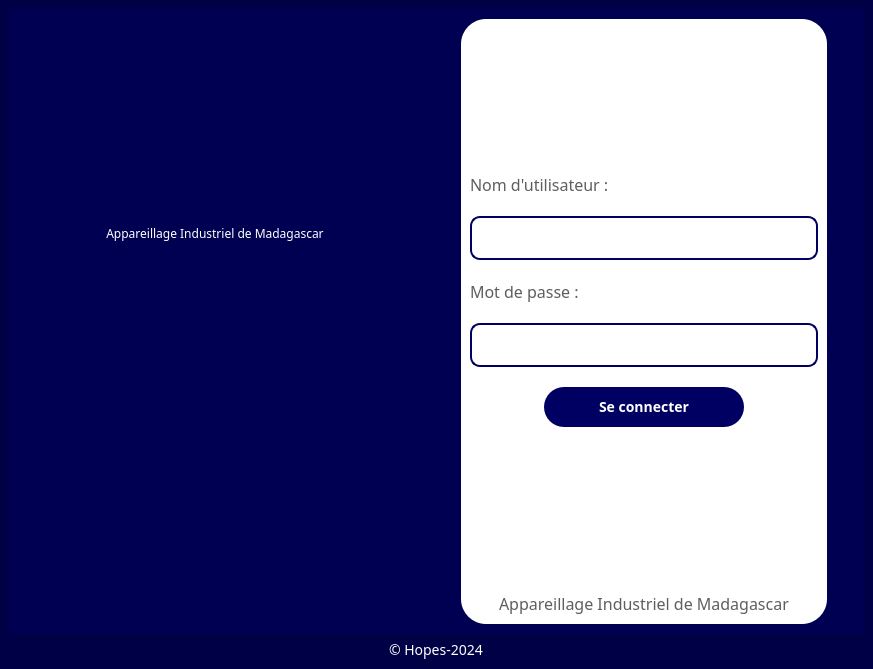
<?xml version="1.0" encoding="UTF-8"?>
<ui version="4.0">
 <class>MainWindow</class>
 <widget class="QMainWindow" name="MainWindow">
  <property name="geometry">
   <rect>
    <x>0</x>
    <y>0</y>
    <width>873</width>
    <height>666</height>
   </rect>
  </property>
  <property name="font">
   <font>
    <family>Rockwell</family>
    <weight>75</weight>
    <bold>true</bold>
   </font>
  </property>
  <property name="windowTitle">
   <string>AIM-LOGIN</string>
  </property>
  <property name="windowIcon">
   <iconset>
    <normaloff>AIM.JPG</normaloff>AIM.JPG</iconset>
  </property>
  <property name="windowOpacity">
   <double>3.000000000000000</double>
  </property>
  <property name="styleSheet">
   <string notr="true">background:rgb(255, 255, 255);
font-family:Rockwell</string>
  </property>
  <property name="tabShape">
   <enum>QTabWidget::Rounded</enum>
  </property>
  <widget class="QWidget" name="centralwidget">
   <property name="styleSheet">
    <string notr="true">#header, #footer{
	background:rgb(0, 0, 70);

	}
QWidget {
	height: 150px;
	border:0px solid red;
}
QLabel {
	border:0px solid red;
}

#widget_connexion {
	border-radius:25px;
}

#body{
	background:rgb(0, 0, 83)
}</string>
   </property>
   <layout class="QVBoxLayout" name="verticalLayout">
    <property name="spacing">
     <number>10</number>
    </property>
    <property name="leftMargin">
     <number>0</number>
    </property>
    <property name="topMargin">
     <number>0</number>
    </property>
    <property name="rightMargin">
     <number>0</number>
    </property>
    <property name="bottomMargin">
     <number>0</number>
    </property>
    <item>
     <widget class="QWidget" name="footer" native="true">
      <property name="styleSheet">
       <string notr="true"/>
      </property>
      <layout class="QVBoxLayout" name="verticalLayout_3">
       <item>
        <widget class="QWidget" name="body" native="true">
         <property name="sizePolicy">
          <sizepolicy hsizetype="Preferred" vsizetype="Expanding">
           <horstretch>0</horstretch>
           <verstretch>0</verstretch>
          </sizepolicy>
         </property>
         <property name="minimumSize">
          <size>
           <width>855</width>
           <height>625</height>
          </size>
         </property>
         <property name="styleSheet">
          <string notr="true"/>
         </property>
         <layout class="QHBoxLayout" name="horizontalLayout_3">
          <property name="spacing">
           <number>50</number>
          </property>
          <property name="sizeConstraint">
           <enum>QLayout::SetMinimumSize</enum>
          </property>
          <property name="leftMargin">
           <number>10</number>
          </property>
          <property name="topMargin">
           <number>10</number>
          </property>
          <property name="rightMargin">
           <number>10</number>
          </property>
          <property name="bottomMargin">
           <number>10</number>
          </property>
          <item>
           <spacer name="horizontalSpacer_5">
            <property name="orientation">
             <enum>Qt::Horizontal</enum>
            </property>
            <property name="sizeType">
             <enum>QSizePolicy::Preferred</enum>
            </property>
            <property name="sizeHint" stdset="0">
             <size>
              <width>40</width>
              <height>20</height>
             </size>
            </property>
           </spacer>
          </item>
          <item>
           <widget class="QWidget" name="verticalWidget" native="true">
            <property name="sizePolicy">
             <sizepolicy hsizetype="Preferred" vsizetype="Fixed">
              <horstretch>0</horstretch>
              <verstretch>0</verstretch>
             </sizepolicy>
            </property>
            <property name="minimumSize">
             <size>
              <width>337</width>
              <height>322</height>
             </size>
            </property>
            <property name="styleSheet">
             <string notr="true">border:1px solid rgb(0, 0, 83);
background:none;

</string>
            </property>
            <layout class="QVBoxLayout" name="verticalLayout_4">
             <property name="sizeConstraint">
              <enum>QLayout::SetNoConstraint</enum>
             </property>
             <item>
              <widget class="QLabel" name="label_6">
               <property name="sizePolicy">
                <sizepolicy hsizetype="MinimumExpanding" vsizetype="Preferred">
                 <horstretch>0</horstretch>
                 <verstretch>0</verstretch>
                </sizepolicy>
               </property>
               <property name="minimumSize">
                <size>
                 <width>320</width>
                 <height>128</height>
                </size>
               </property>
               <property name="maximumSize">
                <size>
                 <width>330</width>
                 <height>128</height>
                </size>
               </property>
               <property name="styleSheet">
                <string notr="true">background:rgb(0,0,83);
color:rgb(255, 255, 255);
border-radius:50px;
font: 75 22pt &quot;Rockwell&quot;;
</string>
               </property>
               <property name="text">
                <string>Appareillage Industriel de Madagascar</string>
               </property>
               <property name="textFormat">
                <enum>Qt::AutoText</enum>
               </property>
               <property name="scaledContents">
                <bool>false</bool>
               </property>
               <property name="alignment">
                <set>Qt::AlignCenter</set>
               </property>
               <property name="wordWrap">
                <bool>true</bool>
               </property>
               <property name="indent">
                <number>0</number>
               </property>
               <property name="openExternalLinks">
                <bool>false</bool>
               </property>
              </widget>
             </item>
             <item>
              <widget class="QLabel" name="label">
               <property name="minimumSize">
                <size>
                 <width>292</width>
                 <height>170</height>
                </size>
               </property>
               <property name="maximumSize">
                <size>
                 <width>330</width>
                 <height>170</height>
                </size>
               </property>
               <property name="styleSheet">
                <string notr="true">background:rgb(0,0,83);
</string>
               </property>
               <property name="text">
                <string/>
               </property>
               <property name="pixmap">
                <pixmap>AIM.JPG</pixmap>
               </property>
               <property name="scaledContents">
                <bool>true</bool>
               </property>
              </widget>
             </item>
            </layout>
           </widget>
          </item>
          <item>
           <spacer name="horizontalSpacer">
            <property name="orientation">
             <enum>Qt::Horizontal</enum>
            </property>
            <property name="sizeType">
             <enum>QSizePolicy::Preferred</enum>
            </property>
            <property name="sizeHint" stdset="0">
             <size>
              <width>40</width>
              <height>20</height>
             </size>
            </property>
           </spacer>
          </item>
          <item>
           <widget class="QWidget" name="widget_connexion" native="true">
            <property name="sizePolicy">
             <sizepolicy hsizetype="Preferred" vsizetype="Preferred">
              <horstretch>0</horstretch>
              <verstretch>0</verstretch>
             </sizepolicy>
            </property>
            <property name="minimumSize">
             <size>
              <width>366</width>
              <height>605</height>
             </size>
            </property>
            <property name="maximumSize">
             <size>
              <width>476</width>
              <height>605</height>
             </size>
            </property>
            <property name="font">
             <font>
              <family>Rockwell</family>
              <weight>50</weight>
              <bold>false</bold>
             </font>
            </property>
            <property name="styleSheet">
             <string notr="true">
QLabel {
	text-align:center;
	font-size:16px;
	color:rgb(94, 94, 94)
}
QLineEdit {
	border-radius:10px;
	font-size:14px;
	border:2px solid rgb(0, 0, 98);
	height:40px;
}
QLineEdit:hover {
	border:2px solid rgb(0, 170,0 );

}
QPushButton {
	font-size:14px;
	color:white;
	border-radius:20px;
	width:200px;
	height:40px;
	
	background:rgb(0, 0, 98);
}
QPushButton:hover {
	background:rgb(0, 170, 0);
	
}
*{
	font-family:Rockwell;
}</string>
            </property>
            <layout class="QVBoxLayout" name="verticalLayout_2">
             <property name="spacing">
              <number>20</number>
             </property>
             <item>
              <spacer name="verticalSpacer">
               <property name="orientation">
                <enum>Qt::Vertical</enum>
               </property>
               <property name="sizeHint" stdset="0">
                <size>
                 <width>20</width>
                 <height>40</height>
                </size>
               </property>
              </spacer>
             </item>
             <item>
              <widget class="QLabel" name="label_3">
               <property name="text">
                <string>Nom d'utilisateur :</string>
               </property>
              </widget>
             </item>
             <item>
              <widget class="QLineEdit" name="user_input">
               <property name="alignment">
                <set>Qt::AlignCenter</set>
               </property>
              </widget>
             </item>
             <item>
              <widget class="QLabel" name="label_4">
               <property name="text">
                <string>Mot de passe :</string>
               </property>
              </widget>
             </item>
             <item>
              <widget class="QLineEdit" name="mdp_input">
               <property name="alignment">
                <set>Qt::AlignCenter</set>
               </property>
              </widget>
             </item>
             <item>
              <layout class="QHBoxLayout" name="horizontalLayout_2">
               <item>
                <spacer name="horizontalSpacer_2">
                 <property name="orientation">
                  <enum>Qt::Horizontal</enum>
                 </property>
                 <property name="sizeHint" stdset="0">
                  <size>
                   <width>40</width>
                   <height>20</height>
                  </size>
                 </property>
                </spacer>
               </item>
               <item>
                <widget class="QPushButton" name="ConnectButton">
                 <property name="font">
                  <font>
                   <family>Rockwell</family>
                   <pointsize>-1</pointsize>
                   <weight>75</weight>
                   <bold>true</bold>
                  </font>
                 </property>
                 <property name="text">
                  <string>Se connecter</string>
                 </property>
                </widget>
               </item>
               <item>
                <spacer name="horizontalSpacer_3">
                 <property name="orientation">
                  <enum>Qt::Horizontal</enum>
                 </property>
                 <property name="sizeHint" stdset="0">
                  <size>
                   <width>40</width>
                   <height>20</height>
                  </size>
                 </property>
                </spacer>
               </item>
              </layout>
             </item>
             <item>
              <spacer name="verticalSpacer_2">
               <property name="orientation">
                <enum>Qt::Vertical</enum>
               </property>
               <property name="sizeHint" stdset="0">
                <size>
                 <width>20</width>
                 <height>40</height>
                </size>
               </property>
              </spacer>
             </item>
             <item alignment="Qt::AlignHCenter">
              <widget class="QLabel" name="label_5">
               <property name="text">
                <string>Appareillage Industriel de Madagascar</string>
               </property>
              </widget>
             </item>
            </layout>
           </widget>
          </item>
          <item>
           <spacer name="horizontalSpacer_4">
            <property name="orientation">
             <enum>Qt::Horizontal</enum>
            </property>
            <property name="sizeType">
             <enum>QSizePolicy::Preferred</enum>
            </property>
            <property name="sizeHint" stdset="0">
             <size>
              <width>40</width>
              <height>20</height>
             </size>
            </property>
           </spacer>
          </item>
         </layout>
         <zorder>widget_connexion</zorder>
         <zorder>verticalWidget</zorder>
         <zorder>horizontalSpacer</zorder>
         <zorder>horizontalSpacer_4</zorder>
         <zorder>horizontalSpacer_5</zorder>
        </widget>
       </item>
       <item alignment="Qt::AlignHCenter|Qt::AlignTop">
        <widget class="QLabel" name="label_7">
         <property name="styleSheet">
          <string notr="true">background:rgb(0, 0, 70);
color:white;
font-size:14px</string>
         </property>
         <property name="text">
          <string>© Hopes-2024</string>
         </property>
        </widget>
       </item>
      </layout>
     </widget>
    </item>
   </layout>
  </widget>
 </widget>
 <resources/>
 <connections/>
</ui>
